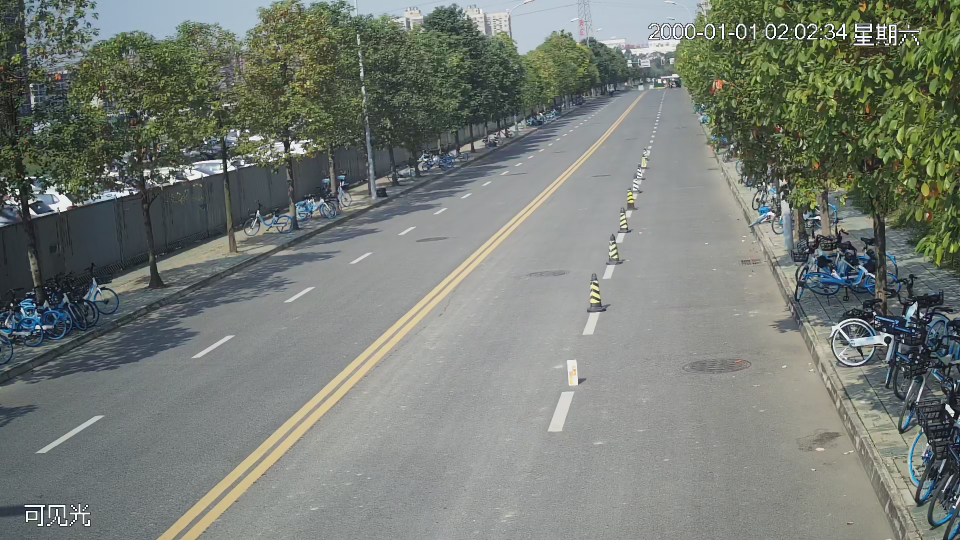
#> input picture 15432-0003.png, 1920 x 1080 px, found by its file name (shown at 1/2 size)
$ python huadong_opencv.py
#> lines starting #> are read from the running program, lines starting #| are printed output that depends on the picture; after the words box and inside, x2 and y2 are one past the last pixel; in counts of white or black regions, pixels touching at a corner belong together
import cv2
import numpy as np

# Load images as grayscale
img1 = cv2.imread('/Users/sonny_he/Desktop/opencv_learning/15432-0003.png', cv2.IMREAD_GRAYSCALE)
#> img1: shape (1080, 1920); min 0, max 254, mean 121.4
img2 = cv2.imread('/Users/sonny_he/Desktop/opencv_learning/paosa_1.png', cv2.IMREAD_GRAYSCALE)
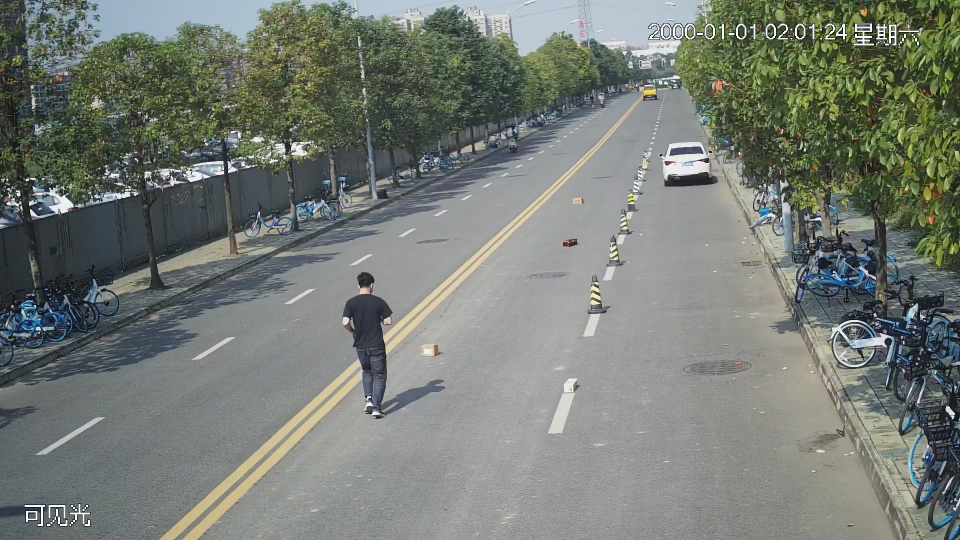
#> input picture paosa_1.png, 1920 x 1080 px, found by its file name (shown at 1/2 size)
#> img2: shape (1080, 1920); min 0, max 254, mean 120.7


# Define kernel for convolution
kernel = np.ones((3,3), np.float32) / 9

# Convolve images with kernel
convolved1 = cv2.filter2D(img1, -1, kernel)
convolved2 = cv2.filter2D(img2, -1, kernel)

# Compute absolute difference between convolved images
diff = cv2.absdiff(convolved1, convolved2)
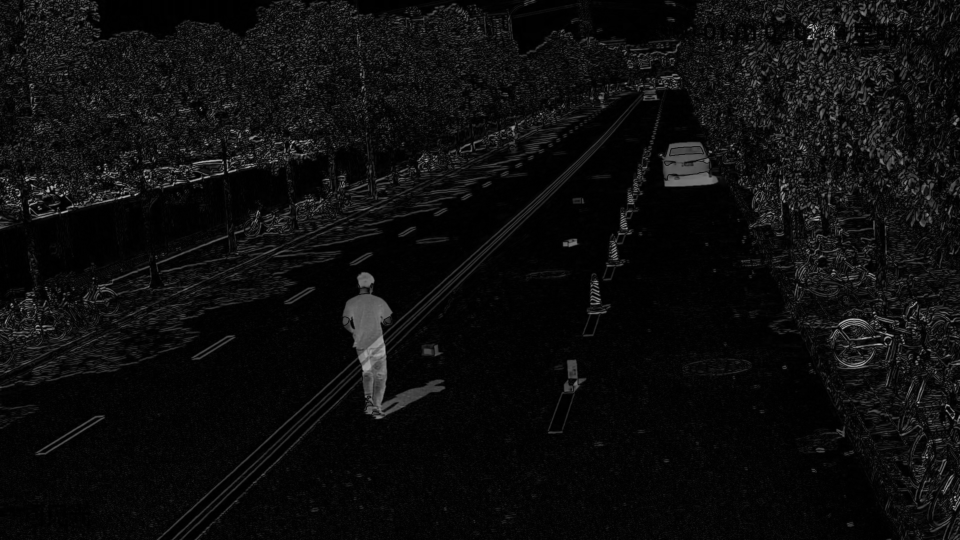
#> diff: shape (1080, 1920) (shown at 1/2 size); min 0, max 219, mean 13.3

# Apply threshold to convert to binary image
threshold_value = 30
retval, binary_image = cv2.threshold(diff, threshold_value, 255, cv2.THRESH_BINARY)
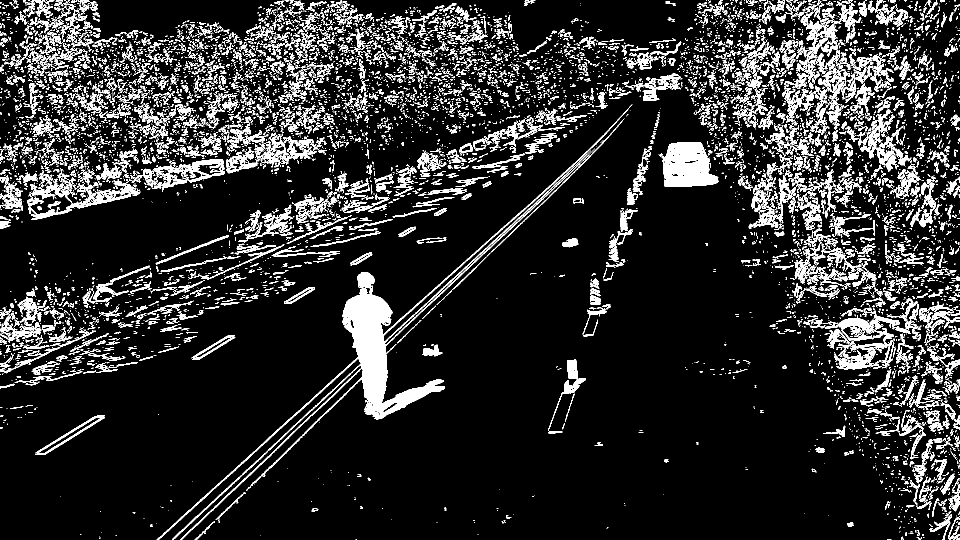
#> binary_image: shape (1080, 1920) (shown at 1/2 size); 13.7% white; 11860 white regions (9406 under 20 px), largest, box (x1, y1, x2, y2) and area: (313, 209, 1265, 1080) 25308, (1323, 284, 1437, 374) 7307, (57, 362, 281, 440) 2920
#> retval = 30
# 腐蚀操作
erosion_size = 2
erosion_kernel = np.ones((erosion_size, erosion_size), np.uint8)
erosion = cv2.erode(binary_image, erosion_kernel, iterations=1)
#> erosion: shape (1080, 1920); 7% white; 11021 white regions (9637 under 20 px), largest, box (x1, y1, x2, y2) and area: (315, 260, 1219, 1080) 18496, (1324, 285, 1419, 359) 3596, (1329, 345, 1437, 374) 2210

# 膨胀操作
dilation_size = 2
dilation_kernel = np.ones((dilation_size, dilation_size), np.uint8)
dilation = cv2.dilate(erosion, dilation_kernel, iterations=1)
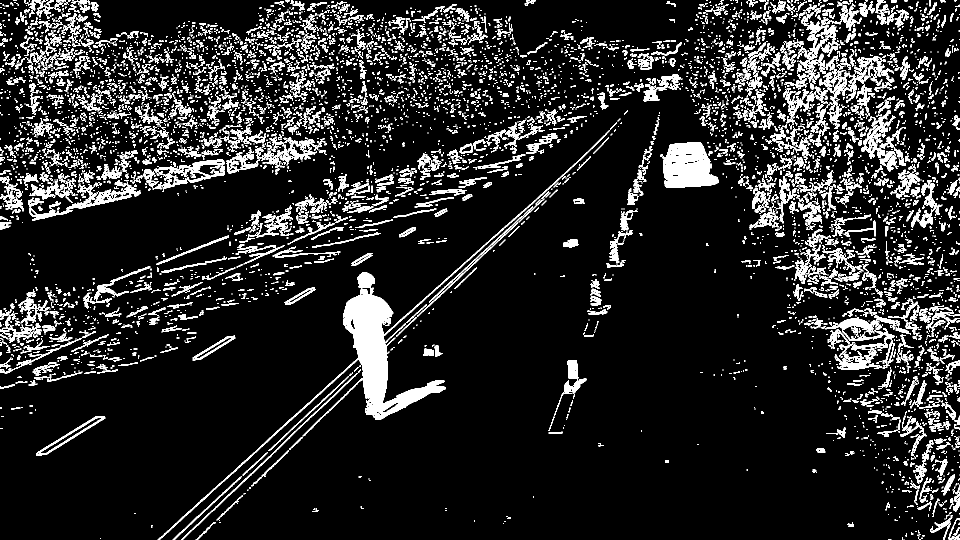
#> dilation: shape (1080, 1920) (shown at 1/2 size); 12.2% white; 8891 white regions (6605 under 20 px), largest, box (x1, y1, x2, y2) and area: (315, 260, 1220, 1080) 21411, (1324, 285, 1438, 375) 7302, (58, 363, 282, 441) 2589

# 滤波操作
filtered = cv2.filter2D(dilation, -1, kernel)
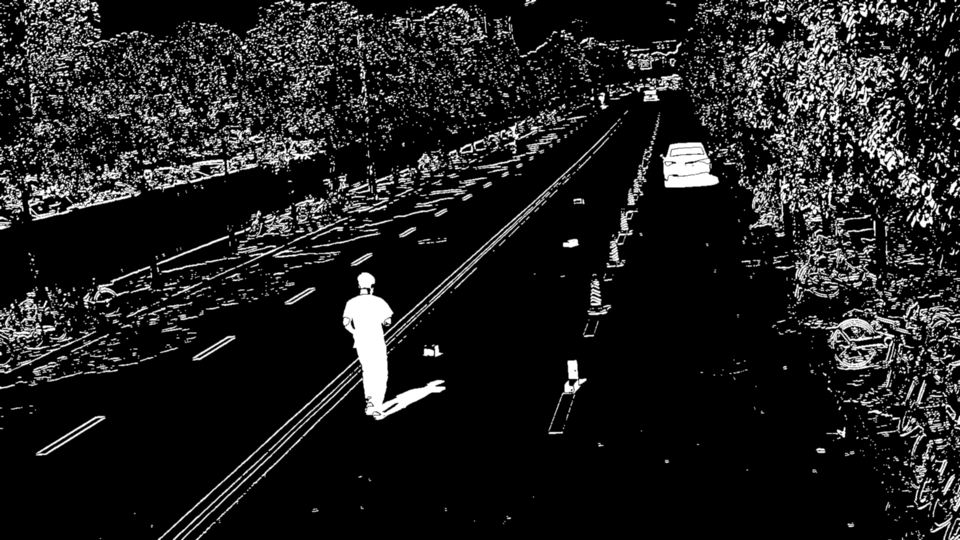
#> filtered: shape (1080, 1920) (shown at 1/2 size); min 0, max 255, mean 31.2
# Smooth image using Gaussian blur
smoothed_image = cv2.GaussianBlur(filtered, (5,5), 0)
mask = np.zeros((1080, 1920), dtype=np.uint8)

# pts = np.array([[0, 1080], [0, 965], [1420,300], [1755, 300], [1755, 1080], [1920, 1080]])
# pts1 = np.array([[360, 1080], [1316, 178], [1367, 178], [1829, 1080]])
pts = np.array([[0, 1080], [390, 1080], [1215,278], [1400, 278], [1730, 1080], [1920, 1080], [1920, 0], [0, 0]])

pts1 = np.array([[390, 1080], [1215, 278], [1400, 278], [1730, 1080]])
cv2.fillPoly(mask, [pts1], (255), 8, 0)
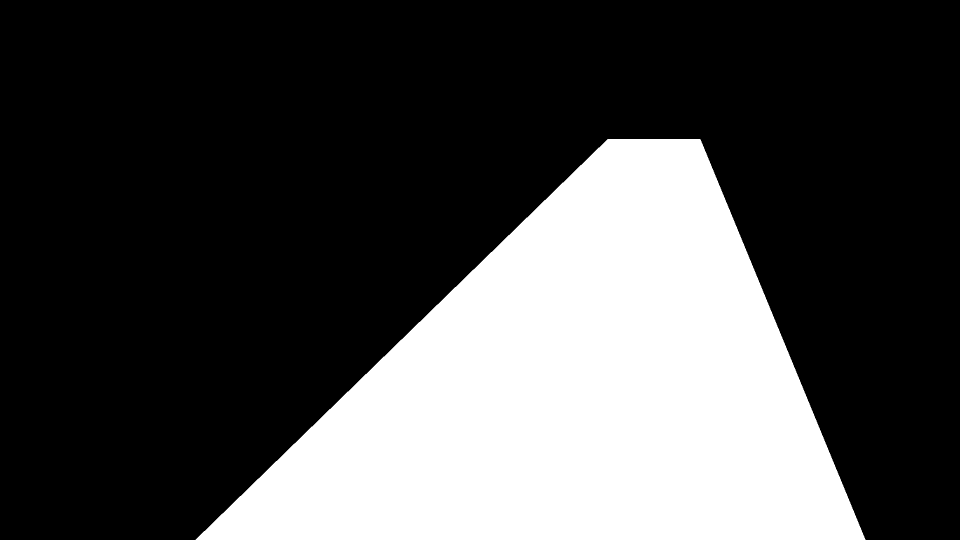
#> mask: shape (1080, 1920) (shown at 1/2 size); 29.5% white; 1 white region
cv2.fillPoly(mask, [pts], (255), 8, 0)
#> mask: shape (1080, 1920); every value is 255
while True:

        # 用0填充多边形
        # cv2.fillPoly(mask, [pts2], (255), 8, 0)
        # 位与运算
        result = cv2.bitwise_and(smoothed_image, smoothed_image, mask=mask)
        # cv2.imshow('dilated',dilated)    # 获取轮廓
        contours,_ =cv2.findContours(result, cv2.RETR_TREE, cv2.CHAIN_APPROX_SIMPLE)    # 判断矩形是否满足条件
#> contours = 1962 contours, 1100 with area under 20; largest, box (x1, y1, x2, y2) and area: (1191, 0, 1920, 1080) 321238, (0, 0, 1118, 462) 290432, (0, 174, 1192, 781) 119113, (312, 234, 1247, 1080) 55822, (1663, 376, 1864, 564) 6207
        if contours:
            for contour in contours:
                x,y,w,h=cv2.boundingRect(contour)
                if 100 < cv2.contourArea(contour) < 5000:
                    cv2.rectangle(img2,(x,y),(x+w,y+h),(255,255,0),2)
                    # cv2.imshow('image',img1)    # 读下一帧
                    loss_incident_situ = True
#> this loop made 1962 passes
#> (x, y, w, h) on passes 1 to 12: (1773, 1076, 13, 4), (197, 1073, 8, 7), (1801, 1063, 16, 17), (1819, 1058, 33, 22), (299, 1047, 10, 11), (1692, 1042, 19, 15), (1829, 1039, 8, 8), (945, 1038, 8, 8), (1820, 1032, 9, 8), (1786, 1030, 17, 15), (1003, 1029, 22, 22), (1853, 1026, 8, 11)
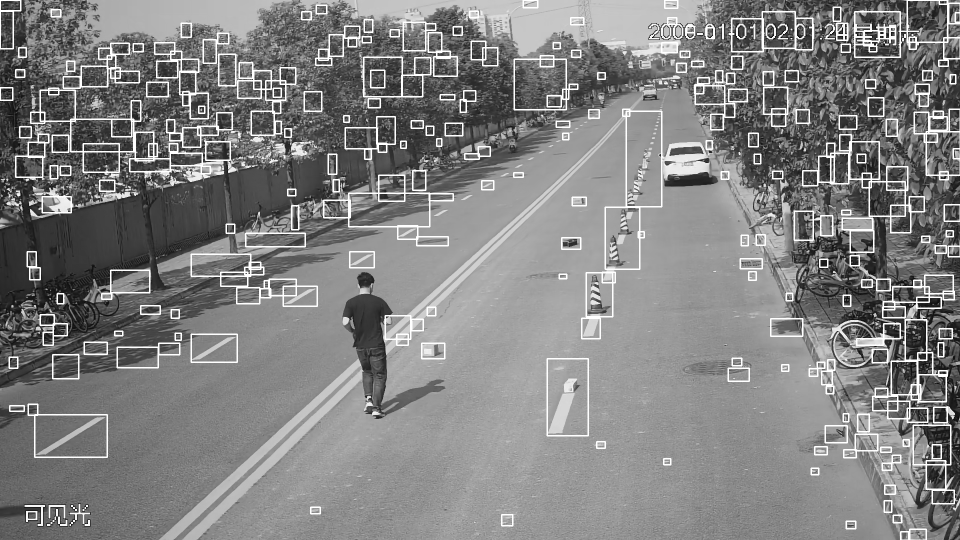
#> img2: shape (1080, 1920) (shown at 1/2 size); min 0, max 255, mean 129.2
            # dt_ms = datetime.now().strftime('%Y-%m-%d %H:%M:%S.%f') # 获取当前时间
            # path = "/home/HwHiAiUser/mxVision-2.0.4.6/samples/mxVision/python/pic/car/%s.png"%dt_ms
            # cv2.imwrite(path, img)

        cv2.imshow("diff", diff)
        cv2.imshow("thresh", result)
        cv2.imshow("detection", img2)
        cv2.waitKey(27)
        # Save smoothed image
        # cv2.imwrite('result_opencv.png', smoothed_image)
